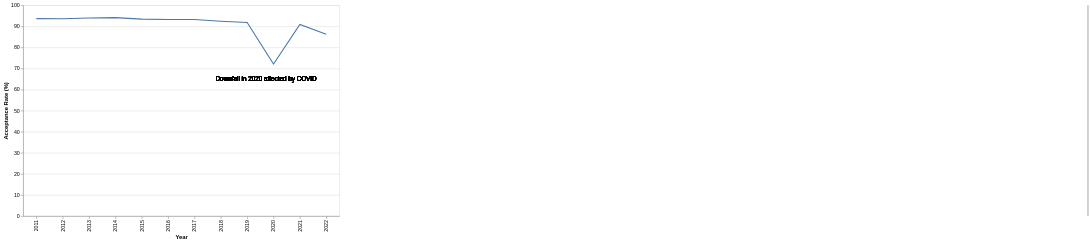

Write a Vega-Lite specification for this figure.
### Vega-Lite specification from a JSON file in a GitHub repository (floating-point values rounded to 4 significant figures)
{"$schema": "https://vega.github.io/schema/vega-lite/v5.json", "width": 600, "height": 400, "data": {"values": [{"year": "2011", "value": 93.67}, {"year": "2012", "value": 93.61}, {"year": "2013", "value": 93.94}, {"year": "2014", "value": 94.15}, {"year": "2015", "value": 93.43}, {"year": "2016", "value": 93.29}, {"year": "2017", "value": 93.26}, {"year": "2018", "value": 92.46}, {"year": "2019", "value": 91.85}, {"year": "2020", "value": 72.13}, {"year": "2021", "value": 90.92}, {"year": "2022", "value": 86.25}]}, "layer": [{"mark": "line", "encoding": {"x": {"field": "year", "type": "ordinal", "title": "Year"}, "y": {"field": "value", "type": "quantitative", "title": "Acceptance Rate (%)"}}}, {"mark": "rect", "encoding": {"x": {"value": 2019}, "x2": {"value": 2021}, "color": {"value": "lightgray"}}}, {"mark": {"type": "text", "align": "left", "baseline": "middle", "fontSize": 12, "dx": 5}, "encoding": {"text": {"value": "Downfall in 2020 affected by COVID"}, "x": {"value": 360}, "y": {"value": 140}, "opacity": {"value": 1}}}]}
